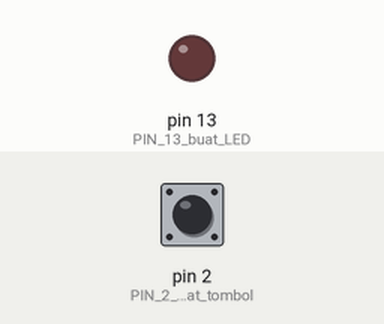
The sketch below on a simulated Arduino Uno, built with avr-gcc and run on an emulated ATmega328P. On the bench: output pins drawn as LEDs (lit = HIGH). The test bench sets the inputs (shaded band); at power-on: pin 2 (PIN_2_buat_tombol) HIGH.

Above: at 1.2 s.
1.3 s: pin 2 (PIN_2_buat_tombol) pulled LOW for 0.15 s
At 1.37 s:
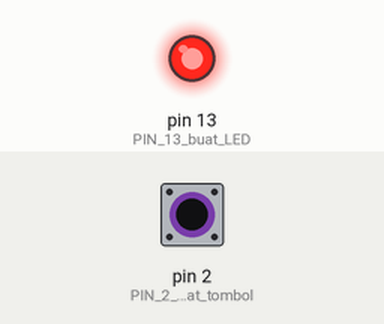
2.9 s: pin 2 (PIN_2_buat_tombol) pulled LOW for 3.2 s
At 7.2 s:
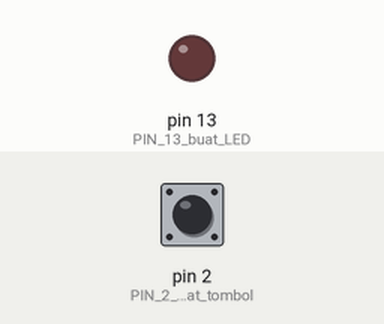
Timing chart, 0 to 8.7 s (numbered marks = the images above; inputs shaded):
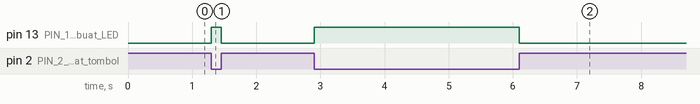

Measured:
- after the input at 1.3 s, pin 13 (PIN_13_buat_LED): LOW → HIGH at once, → LOW 0.15 s later
- after the input at 2.9 s, pin 13 (PIN_13_buat_LED): LOW → HIGH at once, → LOW 3.2 s later

The sketch:

sketch.ino
```cpp
void setup() {
  pinMode(13, OUTPUT);       // PIN 13 buat LED
  pinMode(2, INPUT_PULLUP);  // PIN 2 buat tombol, aktifkan internal pull-up resistor
}

void loop() {
  int tombol = digitalRead(2);  // Baca tombol

  if (tombol == LOW) {          // Kalau tombol ditekan (LOW karena pull-up)
    digitalWrite(13, HIGH);     // Nyalain LED
  } else {
    digitalWrite(13, LOW);      // Kalau tombol dilepas, matiin LED
  }
}
```
